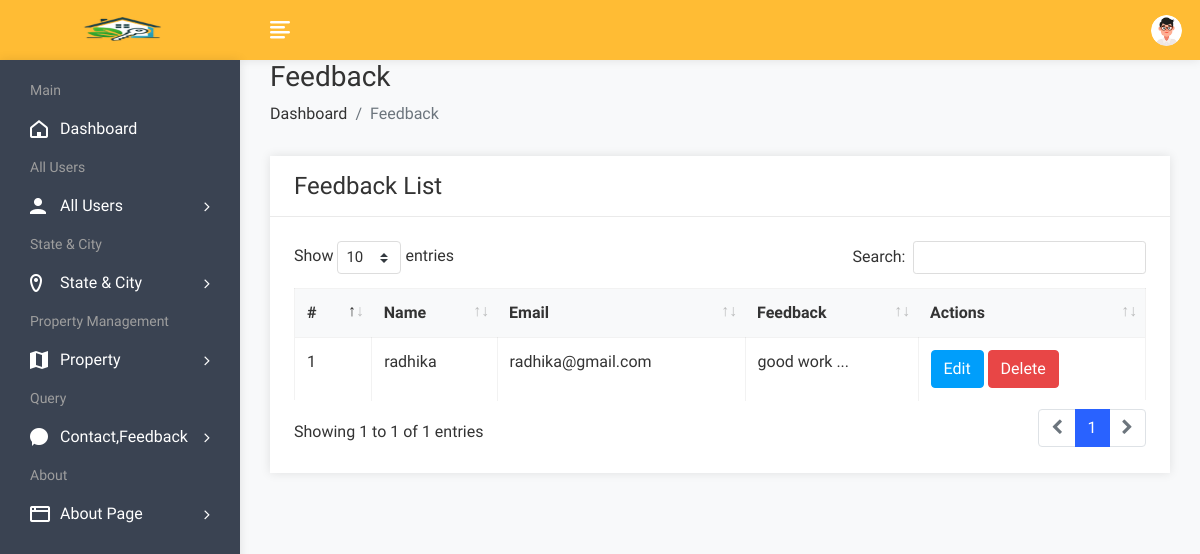
Page /admin/feedbackview.php (signed in) on the committed database.
### tables this page shows
CREATE TABLE `feedback` (
  `fid` int(50) NOT NULL,
  `uid` int(50) NOT NULL,
  `fdescription` varchar(300) NOT NULL,
  `date` datetime NOT NULL DEFAULT current_timestamp()
);

CREATE TABLE `user` (
  `uid` int(50) NOT NULL,
  `uname` varchar(100) NOT NULL,
  `uemail` varchar(100) NOT NULL,
  `uphone` int(10) NOT NULL,
  `upass` varchar(50) NOT NULL,
  `utype` varchar(50) NOT NULL,
  `uimage` varchar(300) NOT NULL
);

### admin/feedbackview.php (the view, shortened to what this page needs)
<!DOCTYPE html>
<html lang="en">
<head>
    <link rel="stylesheet" href="assets/css/bootstrap.min.css">
    <link rel="stylesheet" href="assets/css/font-awesome.min.css">
    <link rel="stylesheet" href="assets/css/feathericon.min.css">
    <link rel="stylesheet" href="assets/plugins/datatables/dataTables.bootstrap4.min.css">
    <link rel="stylesheet" href="assets/plugins/datatables/responsive.bootstrap4.min.css">
    <link rel="stylesheet" href="assets/plugins/datatables/select.bootstrap4.min.css">
    <link rel="stylesheet" href="assets/plugins/datatables/buttons.bootstrap4.min.css">
    <link rel="stylesheet" href="assets/css/style.css">
</head>
<body>
    <?php include("header.php"); ?>
    <div class="page-wrapper">
        <div class="content container-fluid">
            <div class="page-header">
                <div class="row">
                    <div class="col">
                        <h3 class="page-title">Feedback</h3>
                        <ul class="breadcrumb">
                            <li class="breadcrumb-item"><a href="dashboard.php">Dashboard</a></li>
                            <li class="breadcrumb-item active">Feedback</li>
                        </ul>
                    </div>
                </div>
            </div>
            <div class="row">
                <div class="col-sm-12">
                    <div class="card">
                        <div class="card-header">
                            <h4 class="card-title">Feedback List</h4>
                        </div>
                        <div class="card-body">
                            <table id="basic-datatable" class="table table-bordered table-hover">
                                <thead>
                                    <tr>
                                        <th>#</th>
                                        <th>Name</th>
                                        <th>Email</th>
                                        <th>Feedback</th>
                                        <th>Actions</th>
                                    </tr>
                                </thead>
                                <tbody>
                                    <?php
                                    $query = mysqli_query($conn, "SELECT feedback.*, user.uname, user.uemail FROM feedback INNER JOIN user ON feedback.uid = user.uid");
                                    $cnt = 1;
                                    while($row = mysqli_fetch_array($query)) {
                                    ?>
                                    <tr>
                                        <td><?php echo $cnt; ?></td>
                                        <td><?php echo $row['uname']; ?></td>
                                        <td><?php echo $row['uemail']; ?></td>
                                        <td><?php echo $row['fdescription']; ?></td>
                                        <td>
                                            <a href="feedbackedit.php?id=<?php echo $row['fid']; ?>"><button class="btn btn-info">Edit</button></a>
                                            <a href="feedbackdelete.php?id=<?php echo $row['fid']; ?>"><button class="btn btn-danger">Delete</button></a>
                                        </td>
                                    </tr>
                                    <?php
                                    $cnt++;
                                    }
                                    ?>
                                </tbody>
                            </table>
                        </div>
                    </div>
                </div>
            </div>
        </div>
    </div>
</body>
</html>

### rows in the picture
feedback: uid.uname "radhika", uid.uemail "radhika@gmail.com", fdescription "good work ..."
